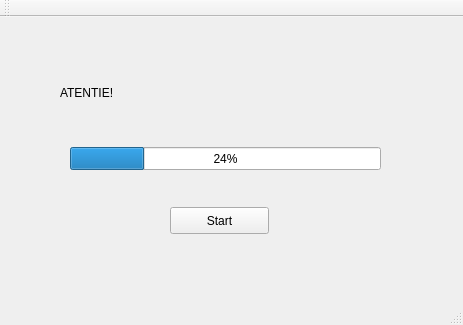
<?xml version="1.0" encoding="UTF-8"?>
<ui version="4.0">
 <class>MainWindow</class>
 <widget class="QMainWindow" name="MainWindow">
  <property name="geometry">
   <rect>
    <x>0</x>
    <y>0</y>
    <width>463</width>
    <height>325</height>
   </rect>
  </property>
  <property name="windowTitle">
   <string>MainWindow</string>
  </property>
  <widget class="QWidget" name="centralWidget">
   <widget class="QLabel" name="label">
    <property name="geometry">
     <rect>
      <x>60</x>
      <y>40</y>
      <width>311</width>
      <height>71</height>
     </rect>
    </property>
    <property name="text">
     <string>ATENTIE!</string>
    </property>
   </widget>
   <widget class="QProgressBar" name="progressBar">
    <property name="geometry">
     <rect>
      <x>70</x>
      <y>130</y>
      <width>311</width>
      <height>23</height>
     </rect>
    </property>
    <property name="value">
     <number>24</number>
    </property>
   </widget>
   <widget class="QPushButton" name="pushButton">
    <property name="geometry">
     <rect>
      <x>170</x>
      <y>190</y>
      <width>99</width>
      <height>27</height>
     </rect>
    </property>
    <property name="text">
     <string>Start</string>
    </property>
   </widget>
  </widget>
  <widget class="QMenuBar" name="menuBar">
   <property name="geometry">
    <rect>
     <x>0</x>
     <y>0</y>
     <width>463</width>
     <height>25</height>
    </rect>
   </property>
  </widget>
  <widget class="QToolBar" name="mainToolBar">
   <attribute name="toolBarArea">
    <enum>TopToolBarArea</enum>
   </attribute>
   <attribute name="toolBarBreak">
    <bool>false</bool>
   </attribute>
  </widget>
  <widget class="QStatusBar" name="statusBar"/>
 </widget>
 <layoutdefault spacing="6" margin="11"/>
 <resources/>
 <connections/>
</ui>
